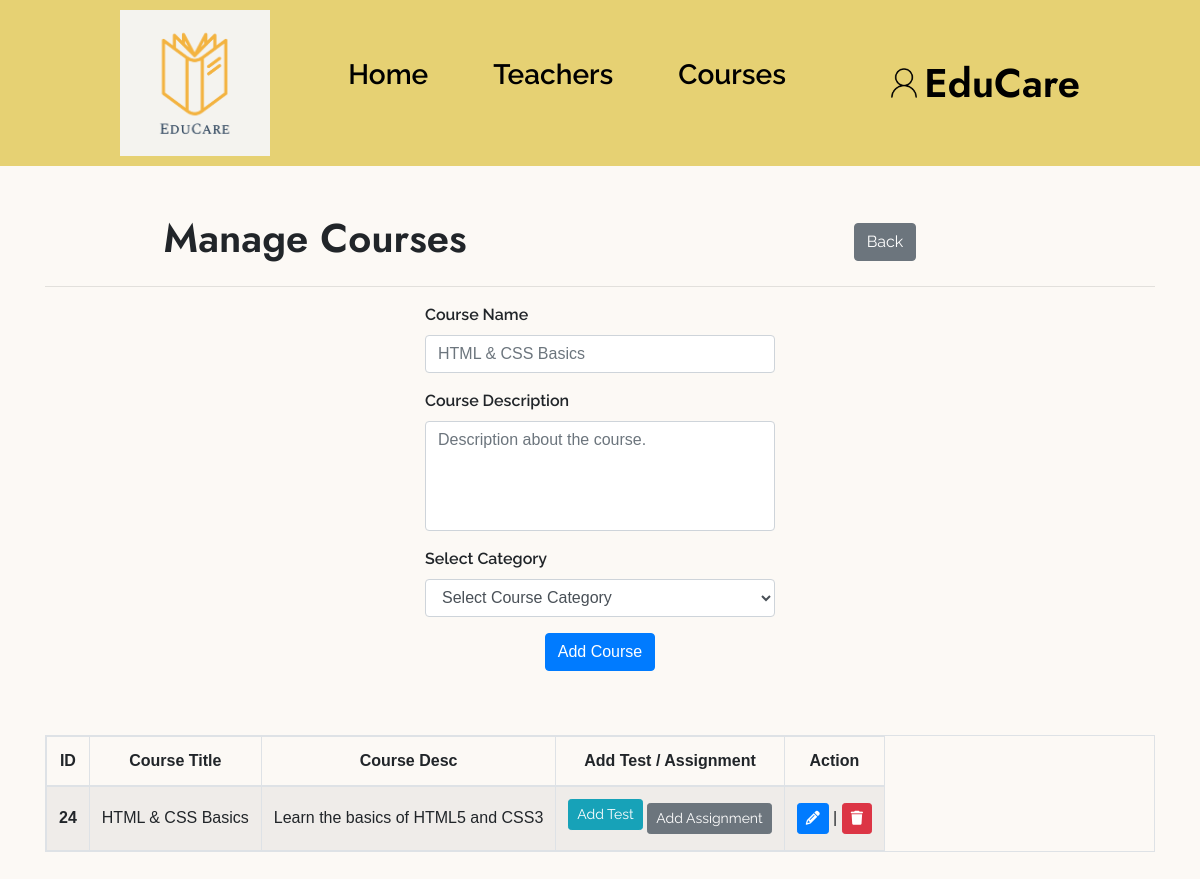
The app's page /user/teacher/add-course.php (signed in), older data.
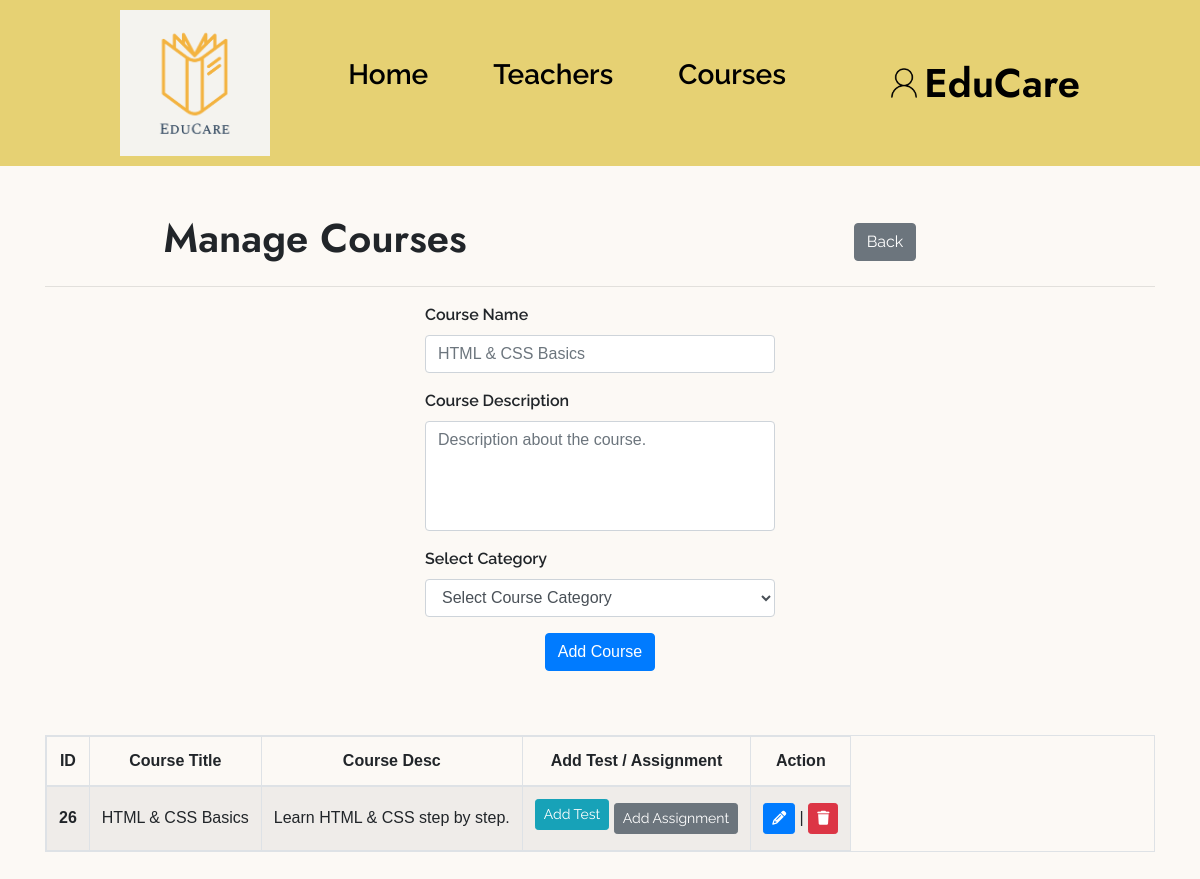
The same page, newer data.
### tables this page shows
CREATE TABLE `courses` (
  `id` int(11) NOT NULL,
  `course_title` varchar(255) NOT NULL,
  `course_desc` text NOT NULL,
  `cat_id` int(11) NOT NULL,
  `teacher_Id` int(11) NOT NULL
);

### core/database.php (called while the page is built, shortened)
<?php
$con = mysqli_connect(HOST, USER, PWD, DB);
if (isset($_SESSION['user'])):
    $userID = $_SESSION['user'];
    $currentUserQ = $con->query("SELECT * FROM `users` WHERE `id`='$userID'");
    $currentUser = mysqli_fetch_object($currentUserQ);
    $userFullName = $currentUser->fname . '-' . $currentUser->lname;
endif;

### user/teacher/add-course.php (the view, shortened to what this page needs)
<?php
require_once '../../core/database.php';
?>
<!DOCTYPE html>
<html lang="en">
<head>
    <?php include_once '../includes/style_links.php'; ?>
    <link rel="stylesheet" href="https://cdn.datatables.net/2.1.8/css/dataTables.bootstrap4.css">
    <link rel="stylesheet" href="../style.css">
    <link rel="stylesheet" href="../css/custom.min.css">
</head>
<body id="add_course_page">
    <?php include '../includes/header.php'; ?>
    <div class="container mt-5">
        <div class="row align-items-center">
            <div class="col-6 text-center">
                <h1>Manage Courses</h1>
            </div>
            <div class="col-6 text-center">
                <a href="../index.php" class="btn btn-secondary">Back</a>
            </div>
        </div>
        <hr>
        <form id="add-course" action="" method="post">
            <div class="row">
                <div class="col-4 mx-auto">
                    <div class="row">
                        <div class="col-12">
                            <div class="form-group">
                                <label for="course-name">Course Name</label>
                                <input type="text" name="course_name" id="course-name" class="form-control" placeholder="HTML & CSS Basics" required>
                            </div>
                        </div>
                        <div class="col-12">
                            <div class="form-group">
                                <label for="course-desc">Course Description</label>
                                <textarea rows="4" name="course_desc" id="course-desc" class="form-control" placeholder="Description about the course." required></textarea>
                            </div>
                        </div>
                        <div class="col-12">
                            <div class="form-group">
                                <label for="category">Select Category</label>
                                <select class="form-control" name="category" id="category" required>
                                    <option value="" selected hidden>Select Course Category</option>
                                    <?php endwhile;
                                    $con->next_result(); ?>
                                </select>
                            </div>
                        </div>
                        <div class="col-12">
                            <div class="form-group text-center">
                                <button type="submit" name="submit" class="btn btn-primary">Add Course</button>
                            </div>
                        </div>
                            <?php
                            $con->next_result();
                            ?>
                    </div>
                </div>
            </div>
        </form>
        <div class="row my-5">
            <div class="col-12 mx-auto">
                <table id="example" class="table table-striped table-bordered table-responsive" style="width:100%">
                    <thead>
                        <tr>
                            <th class="text-center font-weight-bold">ID</th>
                            <th class="text-center font-weight-bold">Course Title</th>
                            <th class="text-center font-weight-bold">Course Desc</th>
                            <th class="text-center font-weight-bold">Add Test / Assignment</th>
                            <th class="text-center font-weight-bold">Action</th>
                        </tr>
                    </thead>
                    <tbody>
                        <?php
                        $course_Q = $con->query("CALL `get_courses_by_teacher_id`($userID)");
                        while ($course_list = mysqli_fetch_object($course_Q)):
                        ?>
                            <tr>
                                <th><?= $course_list->course_id ?></th>
                                <td><?= $course_list->course_title ?></td>
                                <td><?= $course_list->course_desc ?></td>
                                <td class="text-center">
                                    <a href="add-test.php?course_id=<?= $course_list->course_id ?>" class="btn btn-info btn-sm mb-2">Add Test</a>
                                    <a href="add-assignment.php?course_id=<?= $course_list->course_id ?>" class="btn btn-secondary btn-sm">Add Assignment</a>
                                </td>
                                <td class="text-center">
                                    <a href="#!" class="btn btn-primary btn-sm btn-edit-cat" data-id="<?= $course_list->course_id ?>">
                                        <i class="fas fa-pencil"></i>
                                    </a> | <a href="#!" class="btn btn-danger btn-sm btn-del-cat" data-id="<?= $course_list->course_id ?>">
                                        <i class="fas fa-trash"></i>
                                    </a>
                                </td>
                            </tr>
                        <?php endwhile;
                        $con->next_result(); ?>
                    </tbody>
                </table>
            </div>
        </div>
    </div>
</body>
</html>

### user/includes/style_links.php (shortened to what this page needs)
<link
    rel="stylesheet"
    href="https://cdn.jsdelivr.net/npm/bootstrap@4.6.2/dist/css/bootstrap.min.css"
 />
<link rel="stylesheet" href="https://cdnjs.cloudflare.com/ajax/libs/font-awesome/6.6.0/css/all.min.css" />

### user/includes/header.php (shortened to what this page needs)
<header>
    <nav>
        <img src="<?= SITE_URL ?>user/images/logoo.png" class="logo">
        <ul class="d-flex">
            <li><a href="<?= SITE_URL ?>user/index.php">Home</a></li>
            <li><a href="<?= SITE_URL ?>user/Teachcontent.php">Teachers</a></li>
            <li><a href="<?= SITE_URL ?>user/testcourses.php">Courses</a></li>
        </ul>
        <div class="contenthome">
            <div class="user-wrapper">
                <?php if ($userFullName != ''): ?>
                    <a id="toggle-user-menu" href="#!" class="d-flex align-items-center">
                        <img src="<?= SITE_URL ?>user/images/user.png" class="userpic">
                        <h1 class="mb-0"> EduCare</h1>
                    </a>
                <?php endif; ?>
            </div>
        </div>
    </nav>
</header>

### user/style.css (style rules this page uses)
* { margin: 0; padding: 0; font-family: "Poppins", sans-serif; box-sizing: border-box; }
body { background-color: rgb(249, 243, 234); }
header nav { background: rgb(230, 209, 115); width: 100%; min-height: 100%; padding: 10px 10%; display: flex; align-items: center; justify-content: space-between; position: relative; }
.logo { width: 150px; }
.userpic { width: 40px; border-radius: 50%; cursor: pointer; margin-left: 20px; }
header nav ul { list-style: none; gap: 25px; }
header nav ul li { display: inline-block; list-style: none; margin: 10px 20px; }
header nav ul li a { color: black; text-decoration: none; font-size: 28px; font-weight: 600; }
header nav .user-wrapper a { color: #000; text-decoration: none; }
.btn { cursor: pointer; }

Row changes from the older to the newer data that the page shows:
removed courses: id "24", course_title "HTML & CSS Basics", course_desc "Learn the basics of HTML5 and CSS3"
added courses: id "26", course_title "HTML & CSS Basics", course_desc "Learn HTML & CSS step by step."
